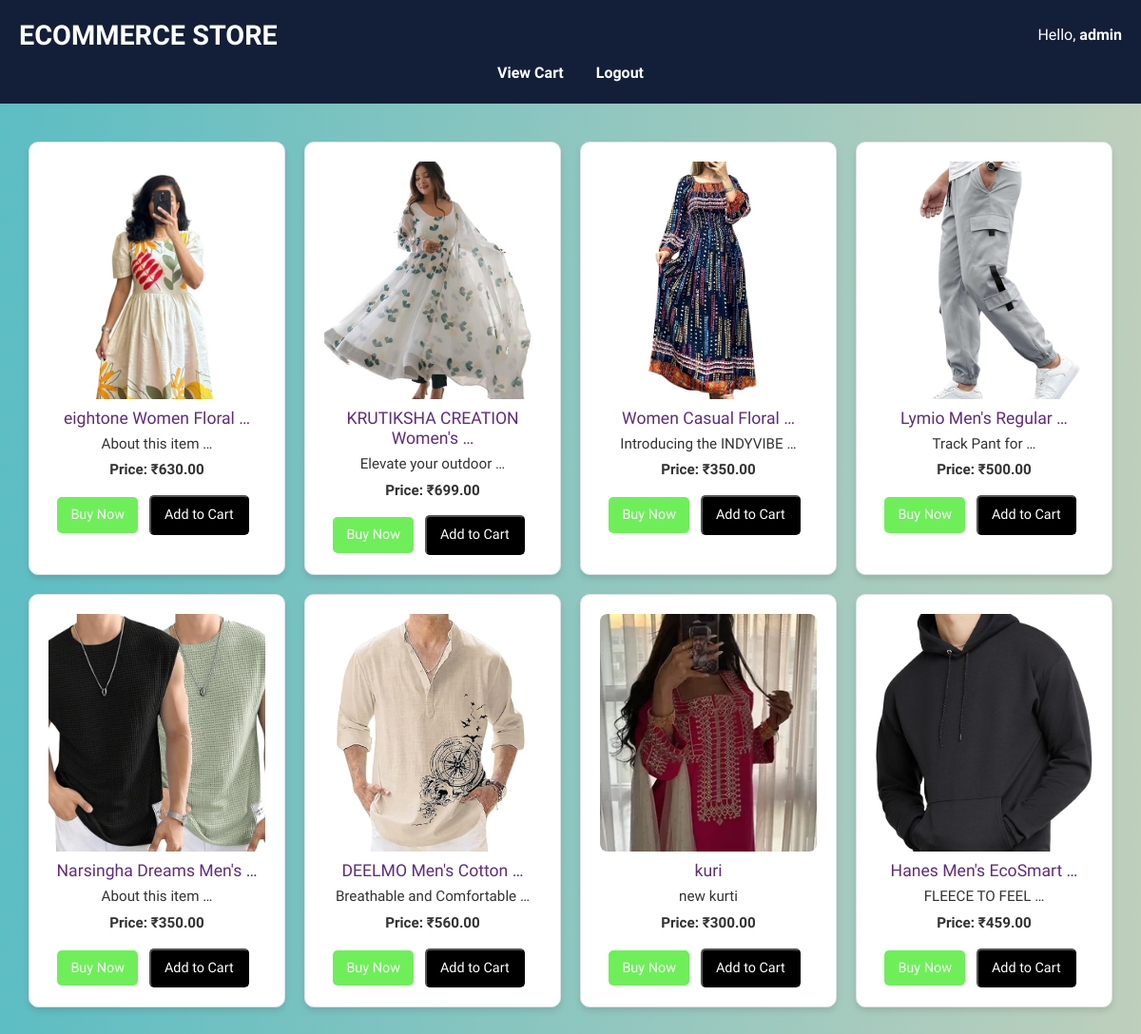
The app's page / (signed in), older data.
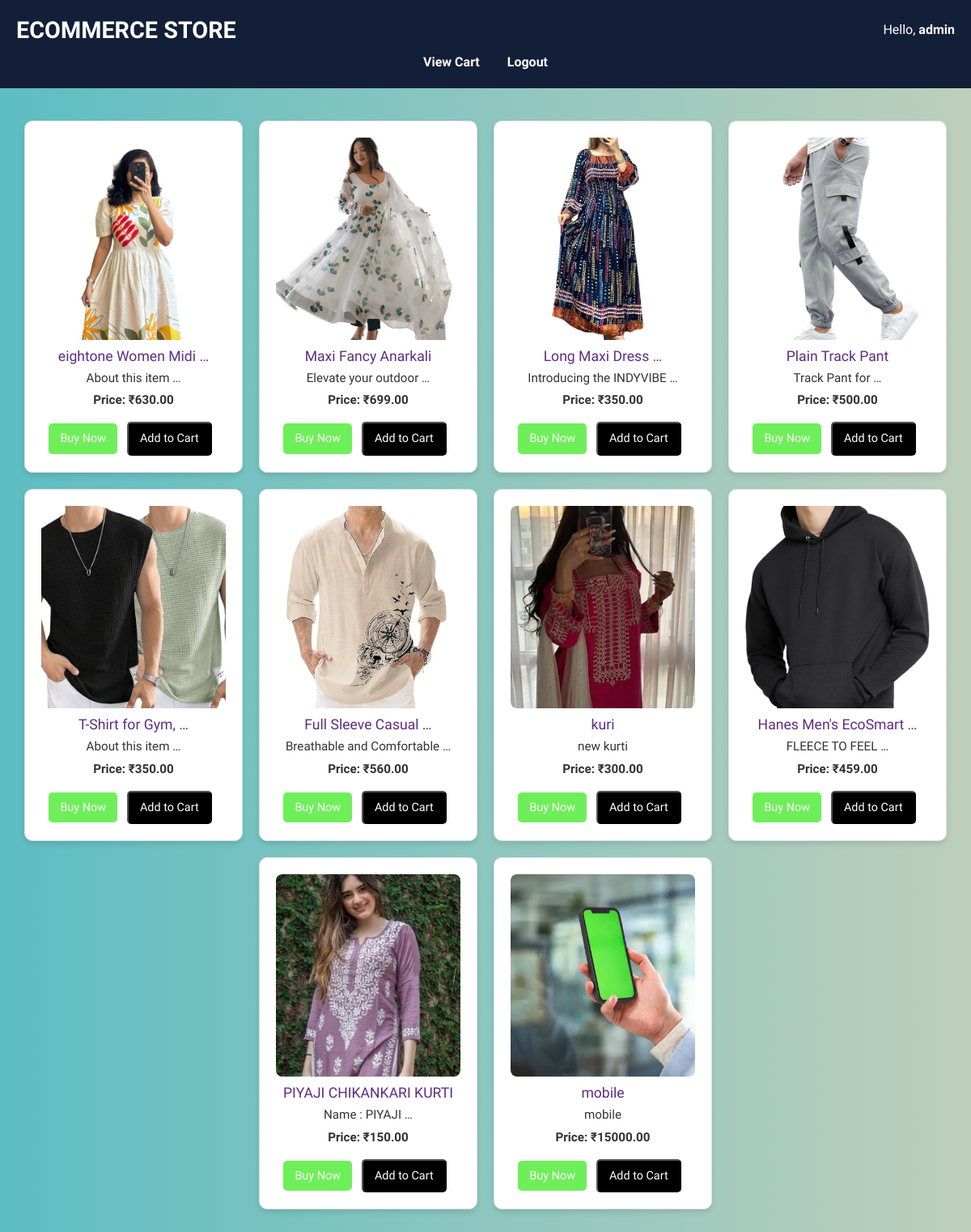
The same page, newer data.
### cart/models.py (models this page shows, shortened)
class Product(models.Model):
    name = models.CharField(max_length=100)
    description = models.TextField(null=True, blank=True)
    price = models.DecimalField(max_digits=10, decimal_places=2)
    image = models.ImageField(upload_to='products/')

### cart/views.py (the view)
# urls.py: path('', views.product_list, name='product_list'),
@login_required(login_url='/login/')
def product_list(request):
    products = Product.objects.all()
    return render(request, 'cart/index.html', {'products': products})

### templates/cart/index.html (shortened to what this page needs)
{% load static %}
<!DOCTYPE html>
<html lang="en">
<head>
  <link href="https://cdn.jsdelivr.net/npm/bootstrap@5.3.3/dist/css/bootstrap.min.css" rel="stylesheet">
</head>
<body>
  <header>
    <div class="header-top">
      <a href="#" style="text-decoration: none; color: #fff">
        <h1>ECOMMERCE STORE</h1>
      </a>
      <p>Hello, <strong>{{ request.user }}</strong></p>
    </div>
    <nav id="nav1">
      <a href="{% url 'cart:view_cart' %}">View Cart</a>
      <a href="{% url 'logout' %}">Logout</a>
    </nav>
  </header>
  <div class="container">
    <ul class="product-list">
      {% for product in products %}
        <li class="product-item">
          <img src="{{ product.image.url }}" alt="{{ product.name }}">
          <h2>{{ product.name|truncatewords:3 }}</h2>
          <p>{{ product.description|truncatewords:3 }}</p>
          <p><strong>Price: ₹{{ product.price }}</strong></p>
          <a href="{% url 'cart:buy_now' product.id %}" class="buy-now-button">Buy Now</a>
          <form method="post" action="{% url 'cart:add_to_cart' product.id %}" style="display: inline;">
            <button type="submit" class="buy-now-button secondary-button">Add to Cart</button>
          </form>
        </li>
      {% endfor %}
    </ul>
  </div>
</body>
</html>

### templates/cart/index.html (style rules this page uses)
body { margin: 0; font-family: 'Segoe UI', sans-serif; background: linear-gradient(to right,rgba(47, 171, 178, 0.78), rgba(156, 182, 153, 0.66)); color: #333; }
header { background-color: rgb(19, 30, 56); color: white; padding: 20px; }
.header-top { display: flex; justify-content: space-between; align-items: center; flex-wrap: wrap; }
.header-top h1 { margin: 0; font-size: 1.8rem; font-weight: bold; }
.header-top p { margin: 0; font-size: 1rem; }
nav { margin-top: 10px; text-align: center; }
nav a { color: #fff; margin: 0 15px; text-decoration: none; font-weight: bold; transition: color 0.3s; }
h2 { text-align: center; color: #5f2c82; margin-top: 30px; }
.container { max-width: 1200px; margin: 40px auto; padding: 0 20px; }
.product-list { display: flex; flex-wrap: wrap; gap: 20px; padding: 0; list-style: none; justify-content: center; }
.product-item { background: #fff; border: 1px solid #dee2e6; border-radius: 10px; padding: 20px; width: calc(25% - 20px); box-shadow: 0 4px 6px rgba(0, 0, 0, 0.1); text-align: center; transition: transform 0.2s ease-in-out; }
.product-item img { height: 250px; width: 100%; object-fit: cover; border-radius: 0.5rem; }
.product-item h2 { font-size: 1.1rem; margin: 10px 0 5px; color: #5f2c82; }
.product-item p { margin: 5px 0; font-size: 0.95rem; color: #333; }
.buy-now-button { display: inline-block; background-color: rgba(67, 235, 41, 0.77); color: white; text-decoration: none; padding: 8px 14px; margin-top: 10px; margin-right: 8px; border-radius: 5px; transition: background-color 0.3s ease; font-size: 0.9rem; }
.secondary-button { background-color: rgb(0, 0, 0); }

Row changes from the older to the newer data that the page shows:
changed Product: name "eightone Women Floral …" → "eightone Women Midi …"
changed Product "Elevate your outdoor …": name "KRUTIKSHA CREATION Women's …" → "Maxi Fancy Anarkali"
changed Product "Introducing the INDYVIBE …": name "Women Casual Floral …" → "Long Maxi Dress …"
changed Product "Track Pant for …": name "Lymio Men's Regular …" → "Plain Track Pant"
changed Product: name "Narsingha Dreams Men's …" → "T-Shirt for Gym, …"
changed Product "Breathable and Comfortable …": name "DEELMO Men's Cotton …" → "Full Sleeve Casual …"
added Product: image (picture), name "PIYAJI CHIKANKARI KURTI", description "Name : PIYAJI …", price "150.00"
added Product: image (picture), name "mobile", description "mobile", price "15000.00"
